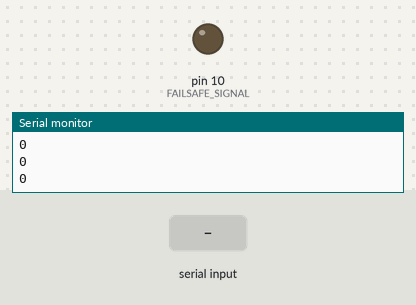
Simulated run of this sketch. Board: Arduino Uno, built with avr-gcc and run on an emulated ATmega328P. Shown: output pins drawn as LEDs (lit = HIGH), the last lines printed to the serial monitor. Inputs (shaded band) come from the test bench.

Above: at 1.2 s.
1.3 s: "90,45\n" received over the second serial link
At 1.6 s:
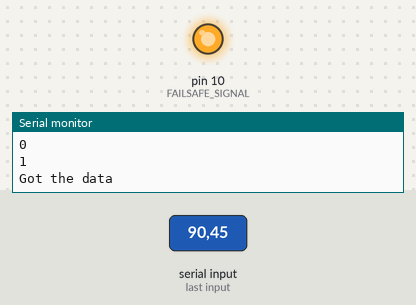
Timing chart, 0 to 4.3 s (numbered marks = the images above; inputs shaded):
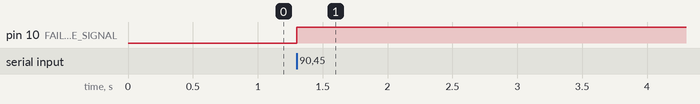

The sketch:

failsafe_signal.ino
```cpp
#include <SoftwareSerial.h>

SoftwareSerial failsafe(2, 3); // RX, TX

#define FAILSAFE_SIGNAL 10

void setup() {
  // Open serial communications and wait for port to open:
  Serial.begin(9600);
  pinMode(FAILSAFE_SIGNAL, OUTPUT);
  while (!Serial) {
    ; // wait for serial port to connect. Needed for native USB port only
  }


  Serial.println("BLUETOOTH STARTED!");

  // set the data rate for the SoftwareSerial port
  failsafe.begin(9600);
//  failsafe.println("Hello, world?");
}

void loop() { // run over and over
  if (failsafe.available()){
    char number = failsafe.read();
    int inputSignal = int(number)-'0';
//    Serial.println(inputSignal);
    if(inputSignal){
      digitalWrite(FAILSAFE_SIGNAL, HIGH);
      Serial.print(digitalRead(FAILSAFE_SIGNAL));
      Serial.println("\nGot the data");
      delay(4000);

    }
  }


//  if (Serial.available()){
//    failsafe.write(Serial.read());
//  }
  Serial.println(digitalRead(FAILSAFE_SIGNAL));
  if(digitalRead(FAILSAFE_SIGNAL)){
    digitalWrite(FAILSAFE_SIGNAL, LOW);
  }
}
```

Measured:
- after the input at 1.3 s, pin 10 (FAILSAFE_SIGNAL): LOW → HIGH at once
